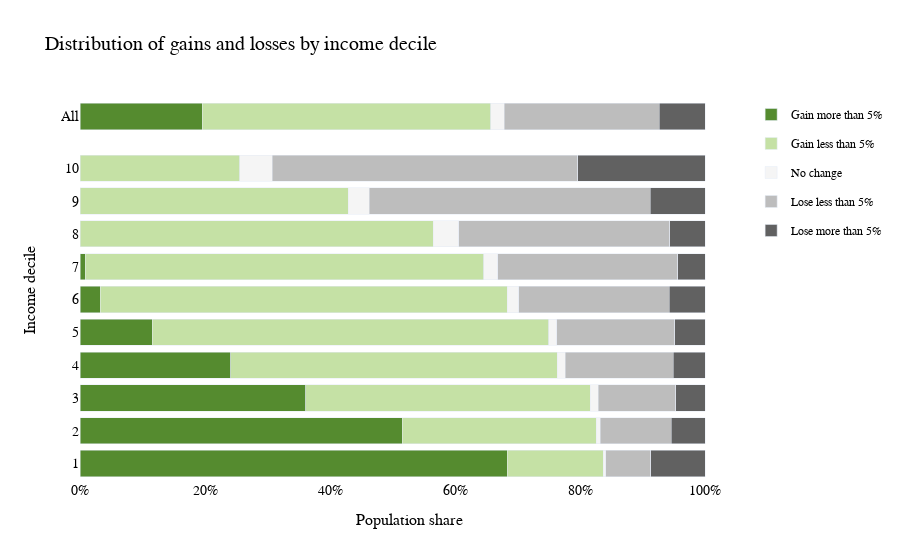

The notebook cell saved with this chart:
### Markdown cell above
While the carbon dividend benefits each of the seven deciles on average, it would have have heterogeneous effects within deciles.
For example, 12% of the bottom decile would come out behind, and 26% of the top decile would gain.
Any household whose members consume less than the national average per-capita carbon emissions would come out ahead, and this correlates strongly but imperfectly to income.

### Code cell
read_chart(analysis, "intra_income_decile_chart")

### Figure 1 — Plotly figure (JSON) as saved in the notebook; plotly's stock layout.template omitted (floating-point values rounded to 4 significant figures)
{"data": [{"alignmentgroup": "True", "customdata": [["20% of all people gain more than 5% of their income"]], "hovertemplate": "%{customdata[0]}<extra></extra>", "legendgroup": "Gain more than 5%", "marker": {"color": "#558B2F", "pattern": {"shape": ""}}, "name": "Gain more than 5%", "offsetgroup": "Gain more than 5%", "orientation": "h", "showlegend": false, "textposition": "auto", "type": "bar", "x": [0.1957], "xaxis": "x", "y": ["All"], "yaxis": "y"}, {"alignmentgroup": "True", "customdata": [["46% of all people gain less than 5% of their income"]], "hovertemplate": "%{customdata[0]}<extra></extra>", "legendgroup": "Gain less than 5%", "marker": {"color": "#C5E1A5", "pattern": {"shape": ""}}, "name": "Gain less than 5%", "offsetgroup": "Gain less than 5%", "orientation": "h", "showlegend": false, "textposition": "auto", "type": "bar", "x": [0.4615], "xaxis": "x", "y": ["All"], "yaxis": "y"}, {"alignmentgroup": "True", "customdata": [["2% of all people experience no change"]], "hovertemplate": "%{customdata[0]}<extra></extra>", "legendgroup": "No change", "marker": {"color": "#F5F5F5", "pattern": {"shape": ""}}, "name": "No change", "offsetgroup": "No change", "orientation": "h", "showlegend": false, "textposition": "auto", "type": "bar", "x": [0.02156], "xaxis": "x", "y": ["All"], "yaxis": "y"}, {"alignmentgroup": "True", "customdata": [["25% of all people lose less than 5% of their income"]], "hovertemplate": "%{customdata[0]}<extra></extra>", "legendgroup": "Lose less than 5%", "marker": {"color": "#BDBDBD", "pattern": {"shape": ""}}, "name": "Lose less than 5%", "offsetgroup": "Lose less than 5%", "orientation": "h", "showlegend": false, "textposition": "auto", "type": "bar", "x": [0.2476], "xaxis": "x", "y": ["All"], "yaxis": "y"}, {"alignmentgroup": "True", "customdata": [["7% of all people lose more than 5% of their income"]], "hovertemplate": "%{customdata[0]}<extra></extra>", "legendgroup": "Lose more than 5%", "marker": {"color": "#616161", "pattern": {"shape": ""}}, "name": "Lose more than 5%", "offsetgroup": "Lose more than 5%", "orientation": "h", "showlegend": false, "textposition": "auto", "type": "bar", "x": [0.0737], "xaxis": "x", "y": ["All"], "yaxis": "y"}, {"alignmentgroup": "True", "customdata": [["68% of people in the 1st income decile gain more than 5% of their income"], ["52% of people in the 2nd income decile gain more than 5% of their income"], ["36% of people in the 3rd income decile gain more than 5% of their income"], ["24% of people in the 4th income decile gain more than 5% of their income"], ["12% of people in the 5th income decile gain more than 5% of their income"], ["3% of people in the 6th income decile gain more than 5% of their income"], ["1% of people in the 7th income decile gain more than 5% of their income"], ["0% of people in the 8th income decile gain more than 5% of their income"], ["0% of people in the 9th income decile gain more than 5% of their income"], ["0% of people in the 10th income decile gain more than 5% of their income"]], "hovertemplate": "%{customdata[0]}<extra></extra>", "legendgroup": "Gain more than 5%", "marker": {"color": "#558B2F", "pattern": {"shape": ""}}, "name": "Gain more than 5%", "offsetgroup": "Gain more than 5%", "orientation": "h", "showlegend": true, "textposition": "auto", "type": "bar", "x": [0.6833, 0.5151, 0.3611, 0.2415, 0.1152, 0.03276, 0.008083, 1.034e-05, 0, 0], "xaxis": "x2", "y": ["1", "2", "3", "4", "5", "6", "7", "8", "9", "10"], "yaxis": "y2"}, {"alignmentgroup": "True", "customdata": [["15% of people in the 1st income decile gain less than 5% of their income"], ["31% of people in the 2nd income decile gain less than 5% of their income"], ["45% of people in the 3rd income decile gain less than 5% of their income"], ["52% of people in the 4th income decile gain less than 5% of their income"], ["63% of people in the 5th income decile gain less than 5% of their income"], ["65% of people in the 6th income decile gain less than 5% of their income"], ["64% of people in the 7th income decile gain less than 5% of their income"], ["56% of people in the 8th income decile gain less than 5% of their income"], ["43% of people in the 9th income decile gain less than 5% of their income"], ["26% of people in the 10th income decile gain less than 5% of their income"]], "hovertemplate": "%{customdata[0]}<extra></extra>", "legendgroup": "Gain less than 5%", "marker": {"color": "#C5E1A5", "pattern": {"shape": ""}}, "name": "Gain less than 5%", "offsetgroup": "Gain less than 5%", "orientation": "h", "showlegend": true, "textposition": "auto", "type": "bar", "x": [0.154, 0.3107, 0.4548, 0.522, 0.6347, 0.6504, 0.6378, 0.565, 0.4294, 0.2559], "xaxis": "x2", "y": ["1", "2", "3", "4", "5", "6", "7", "8", "9", "10"], "yaxis": "y2"}, {"alignmentgroup": "True", "customdata": [["0% of people in the 1st income decile experience no change"], ["1% of people in the 2nd income decile experience no change"], ["1% of people in the 3rd income decile experience no change"], ["1% of people in the 4th income decile experience no change"], ["1% of people in the 5th income decile experience no change"], ["2% of people in the 6th income decile experience no change"], ["2% of people in the 7th income decile experience no change"], ["4% of people in the 8th income decile experience no change"], ["3% of people in the 9th income decile experience no change"], ["5% of people in the 10th income decile experience no change"]], "hovertemplate": "%{customdata[0]}<extra></extra>", "legendgroup": "No change", "marker": {"color": "#F5F5F5", "pattern": {"shape": ""}}, "name": "No change", "offsetgroup": "No change", "orientation": "h", "showlegend": true, "textposition": "auto", "type": "bar", "x": [0.003974, 0.006568, 0.01276, 0.01278, 0.01289, 0.01874, 0.02245, 0.04055, 0.03359, 0.05127], "xaxis": "x2", "y": ["1", "2", "3", "4", "5", "6", "7", "8", "9", "10"], "yaxis": "y2"}, {"alignmentgroup": "True", "customdata": [["7% of people in the 1st income decile lose less than 5% of their income"], ["11% of people in the 2nd income decile lose less than 5% of their income"], ["12% of people in the 3rd income decile lose less than 5% of their income"], ["17% of people in the 4th income decile lose less than 5% of their income"], ["19% of people in the 5th income decile lose less than 5% of their income"], ["24% of people in the 6th income decile lose less than 5% of their income"], ["29% of people in the 7th income decile lose less than 5% of their income"], ["34% of people in the 8th income decile lose less than 5% of their income"], ["45% of people in the 9th income decile lose less than 5% of their income"], ["49% of people in the 10th income decile lose less than 5% of their income"]], "hovertemplate": "%{customdata[0]}<extra></extra>", "legendgroup": "Lose less than 5%", "marker": {"color": "#BDBDBD", "pattern": {"shape": ""}}, "name": "Lose less than 5%", "offsetgroup": "Lose less than 5%", "orientation": "h", "showlegend": true, "textposition": "auto", "type": "bar", "x": [0.07147, 0.1135, 0.1245, 0.1725, 0.1889, 0.2409, 0.2879, 0.3377, 0.4489, 0.4894], "xaxis": "x2", "y": ["1", "2", "3", "4", "5", "6", "7", "8", "9", "10"], "yaxis": "y2"}, {"alignmentgroup": "True", "customdata": [["9% of people in the 1st income decile lose more than 5% of their income"], ["5% of people in the 2nd income decile lose more than 5% of their income"], ["5% of people in the 3rd income decile lose more than 5% of their income"], ["5% of people in the 4th income decile lose more than 5% of their income"], ["5% of people in the 5th income decile lose more than 5% of their income"], ["6% of people in the 6th income decile lose more than 5% of their income"], ["4% of people in the 7th income decile lose more than 5% of their income"], ["6% of people in the 8th income decile lose more than 5% of their income"], ["9% of people in the 9th income decile lose more than 5% of their income"], ["20% of people in the 10th income decile lose more than 5% of their income"]], "hovertemplate": "%{customdata[0]}<extra></extra>", "legendgroup": "Lose more than 5%", "marker": {"color": "#616161", "pattern": {"shape": ""}}, "name": "Lose more than 5%", "offsetgroup": "Lose more than 5%", "orientation": "h", "showlegend": true, "textposition": "auto", "type": "bar", "x": [0.08728, 0.05412, 0.04678, 0.05123, 0.0483, 0.05719, 0.04378, 0.0568, 0.08806, 0.2034], "xaxis": "x2", "y": ["1", "2", "3", "4", "5", "6", "7", "8", "9", "10"], "yaxis": "y2"}], "layout": {"annotations": [{"font": {"size": 16}, "showarrow": false, "text": "Population share", "x": 0.5, "xanchor": "center", "xref": "paper", "y": 0, "yanchor": "top", "yref": "paper", "yshift": -30}, {"font": {"size": 16}, "showarrow": false, "text": "Income decile", "textangle": -90, "x": 0, "xanchor": "right", "xref": "paper", "xshift": -40, "y": 0.5, "yanchor": "middle", "yref": "paper"}], "barmode": "stack", "font": {"color": "Black", "family": "Ubuntu"}, "hoverlabel": {"align": "right", "font": {"family": "Ubuntu"}}, "paper_bgcolor": "white", "plot_bgcolor": "white", "title": {"font": {"size": 20}, "text": "Distribution of gains and losses by income decile"}, "xaxis": {"anchor": "y", "domain": [0, 1], "matches": "x2", "showgrid": false, "showticklabels": false, "tickfont": {"size": 14}, "tickformat": ",.0%", "title": {"font": {"color": "black", "size": 16}}}, "xaxis2": {"anchor": "y2", "domain": [0, 1], "showgrid": false, "tickfont": {"size": 14}, "tickformat": ",.0%", "title": {"font": {"color": "black", "size": 16}}}, "yaxis": {"anchor": "x", "domain": [0.9136, 1], "tickfont": {"size": 14}, "title": {"font": {"color": "black", "size": 16}}}, "yaxis2": {"anchor": "x2", "domain": [0, 0.8636], "tickfont": {"size": 14}, "title": {"font": {"color": "black", "size": 16}}}}}
